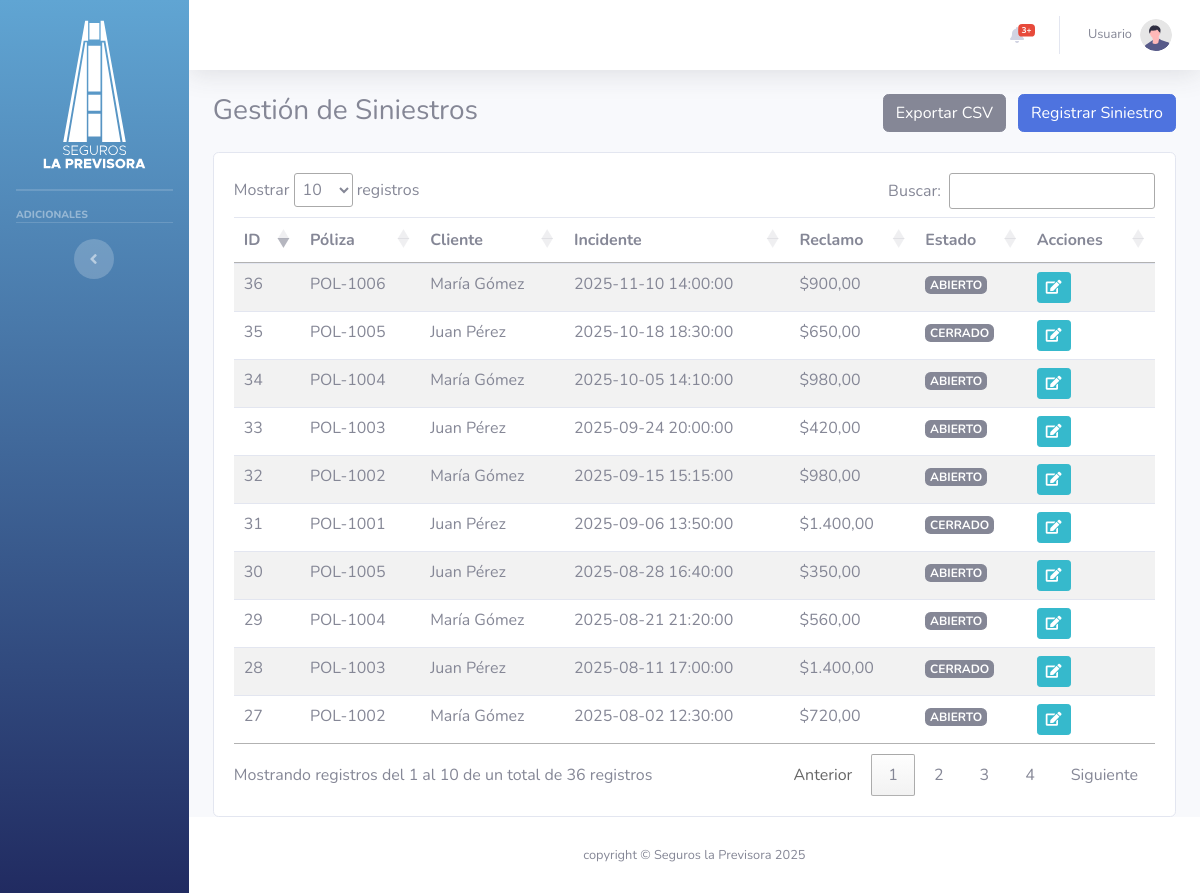
The page /vista/siniestrosAgente.php on the database its author committed.
### tables this page shows
CREATE TABLE `siniestro` (
  `id_siniestro` int(10) UNSIGNED NOT NULL,
  `numero_siniestro` varchar(50) NOT NULL,
  `fecha_reporte` timestamp NOT NULL DEFAULT current_timestamp(),
  `descripcion` text NOT NULL,
  `monto_estimado` decimal(10,2) DEFAULT NULL,
  `estado` varchar(50) NOT NULL,
  `id_poliza` int(10) UNSIGNED NOT NULL,
  `cedula_agente_gestion` varchar(20) DEFAULT NULL
);

CREATE TABLE `poliza` (
  `id_poliza` int(10) UNSIGNED NOT NULL,
  `numero_poliza` varchar(50) NOT NULL,
  `estado` varchar(50) NOT NULL,
  `id_cliente` int(10) UNSIGNED NOT NULL,
  `cedula_agente` varchar(20) NOT NULL,
  `id_tipo_poliza` int(10) UNSIGNED NOT NULL
);

### modelo/modeloSiniestro.php (called while the page is built, shortened)
<?php
require_once dirname(__DIR__) . '/config/conexion.php';
class ModeloSiniestro {
    private $db;
    public function __construct() {
        try {
            $base_datos = new Base_Datos();
            $this->db = $base_datos->Conexion_Base_Datos();
        } catch (\Exception $e) {
            error_log("Error al inicializar la conexión en ModeloSiniestro: " . $e->getMessage());
            $this->db = null;
        }
    }
    public function obtenerSiniestrosDeAgente(string $cedula_agente) {
        $sql = "SELECT
                    s.id_siniestro AS id,
                    p.numero_poliza AS poliza,
                    CONCAT(u_cliente.nombre, ' ', u_cliente.apellido) AS cliente,
                    s.fecha_reporte AS fecha_incidente,  -- Mapeado
                    s.monto_estimado AS monto_reclamo, -- Mapeado
                    s.estado AS estado                 -- Mapeado
                FROM siniestro s
                JOIN poliza p ON s.id_poliza = p.id_poliza
                JOIN cliente c ON p.id_cliente = c.id_cliente
                JOIN usuario u_cliente ON c.cedula_asegurado = u_cliente.cedula
                WHERE p.cedula_agente = :cedula_agente
                ORDER BY s.fecha_reporte DESC";
        try {
            $stmt = $this->db->prepare($sql);
            $stmt->bindParam(':cedula_agente', $cedula_agente);
            $stmt->execute();
            return $stmt->fetchAll(PDO::FETCH_ASSOC);
        } catch (\PDOException $e) {
            error_log("Error de DB al obtener siniestros del agente: " . $e->getMessage());
            return false;
        }
    }
}
?>

### config/conexion.php (called while the page is built, shortened)
<?php
  class Base_Datos{
    private $Nombre_Servidor = "localhost";
    private $Nombre_Base_Datos = "seguros_la_previsora";
    private $Nombre_Usuario = "root";
    private $Pass = "";
    public function Conexion_Base_Datos(){
       $this->Conexion = null;
       try{
             $this-> Conexion = new PDO("mysql:host={$this->Nombre_Servidor};dbname={$this->Nombre_Base_Datos}",
             $this->Nombre_Usuario,
             $this->Pass
        );
        $this->Conexion->setAttribute(PDO::ATTR_ERRMODE, PDO::ERRMODE_EXCEPTION);
       }catch(PDOException $e){
         die ("Error de Conexion:" . $e->getMessage());
       }
       return $this->Conexion;
    }
    }
?>

### vista/siniestrosAgente.php (the view, shortened to what this page needs)
<?php
require_once dirname(__DIR__) . '/modelo/modeloSiniestro.php';
require_once __DIR__ . '/parte_superior.php';
$modeloSiniestro = new ModeloSiniestro();
$cedula_agente = $_SESSION['agente_cedula'] ?? 'V12345678';
$siniestros = $modeloSiniestro->obtenerSiniestrosDeAgente($cedula_agente) ?: [];
?>
<div class="container-fluid">
    <div class="d-flex justify-content-between mb-3">
        <h3>Gestión de Siniestros</h3>
        <div>
            <button class="btn btn-secondary mr-2" id="exportCsvSiniestros">Exportar CSV</button>
            <button class="btn btn-primary" data-toggle="modal" data-target="#crearSiniestroModal">Registrar Siniestro</button>
        </div>
    </div>
    <div class="card">
    <div class="card-body">
        <table id="siniestrosTable" class="table table-striped w-100">
            <thead>
                <tr>
                    <th>ID</th>
                    <th>Póliza</th>
                    <th>Cliente</th>
                    <th>Incidente</th>
                    <th>Reclamo</th>
                    <th>Estado</th>
                    <th>Acciones</th>
                </tr>
            </thead>
            <tbody>
                <?php if (!empty($siniestros)): ?>
                    <?php foreach ($siniestros as $siniestro):
                        $badge_class = match ($siniestro['estado']) {
                            'APROBADO' => 'badge-success',
                            'RECHAZADO' => 'badge-danger',
                            'PENDIENTE' => 'badge-warning',
                            default => 'badge-secondary',
                        };
                        $estado_html = '<span class="badge ' . $badge_class . '">' . htmlspecialchars($siniestro['estado']) . '</span>';
                        $reclamo_formato = '$' . number_format($siniestro['monto_reclamo'] ?? 0, 2, ',', '.');
                    ?>
                        <tr>
                            <td><?php echo htmlspecialchars($siniestro['id']); ?></td>
                            <td><?php echo htmlspecialchars($siniestro['poliza']); ?></td>
                            <td><?php echo htmlspecialchars($siniestro['cliente']); ?></td>
                            <td><?php echo htmlspecialchars($siniestro['fecha_incidente']); ?></td>
                            <td><?php echo $reclamo_formato; ?></td>
                            <td><?php echo $estado_html; ?></td>
                            <td>
                                <button class="btn btn-sm btn-info btn-edit-siniestro"
                                        data-id="<?= htmlspecialchars($siniestro['id']) ?>"
                                        data-toggle="modal"
                                        data-target="#edicionSiniestroModal" title="Editar Siniestro">
                                    <i class="fas fa-edit"></i>
                                </button>
                            </td>
                        </tr>
                    <?php endforeach; ?>
                <?php endif; ?>
            </tbody>
        </table>
    </div>
</div>
<?php
$extra_scripts = <<<EOT
<link rel="stylesheet" href="https://cdn.datatables.net/1.13.6/css/jquery.dataTables.min.css">
EOT;
require_once __DIR__ . '/parte_inferior.php';
?>

### vista/parte_superior.php (shortened to what this page needs)
<!DOCTYPE html>
<html lang="en">
<head>
    <link href="vendor/fontawesome-free/css/all.min.css" rel="stylesheet" type="text/css">
    <link href="css/sb-admin-2.min.css" rel="stylesheet">
    <link href="vendor/datatables/dataTables.bootstrap4.min.css" rel="stylesheet">
</head>
<body id="page-top">
	<div id="wrapper">
		<ul class="navbar-nav bg-gradient-primary sidebar sidebar-dark accordion" id="accordionSidebar">
			<li class="nav-item active align-items-center justify-content-center">
                    <div class="sidebar-brand-icon">
                        <img src="img/iconos-17.svg" alt="logo" class="sidebar-logo">
                    </div>
            </li>
			<hr class="sidebar-divider my-0">
			<hr class="sidebar-divider">
			<div class="sidebar-heading">
				Adicionales
			</div>
			<hr class="sidebar-divider d-none d-md-block">
			<div class="text-center d-none d-md-inline">
				<button class="rounded-circle border-0" id="sidebarToggle"></button>
			</div>
		</ul>
		<div id="content-wrapper" class="d-flex flex-column">
			<div id="content">
				<nav class="navbar navbar-expand navbar-light bg-white topbar mb-4 static-top shadow">
					<ul class="navbar-nav ml-auto">
						<li class="nav-item dropdown no-arrow mx-1">
							<a class="nav-link dropdown-toggle" href="#" id="alertsDropdown" role="button"
								data-toggle="dropdown" aria-haspopup="true" aria-expanded="false">
								<i class="fas fa-bell fa-fw"></i>
								<span class="badge badge-danger badge-counter">3+</span>
							</a>
						</li>
						<li class="nav-item dropdown no-arrow">
							<a class="nav-link dropdown-toggle" href="#" id="userDropdown" role="button"
								data-toggle="dropdown" aria-haspopup="true" aria-expanded="false">
								<span class="mr-2 d-none d-lg-inline text-gray-600 small"><?php echo isset($_SESSION['datos_usuario']) ? $_SESSION['datos_usuario']->getNombreCompleto() : 'Usuario'; ?></span>
								<img class="img-profile rounded-circle"
									src="img/undraw_profile.svg">
							</a>
						</li>
					</ul>
				</nav>

### vista/parte_inferior.php (shortened to what this page needs)
</div>
            <footer class="sticky-footer bg-white">
                <div class="container my-auto">
                    <div class="copyright text-center my-auto">
                        <span>copyright &copy; Seguros la Previsora 2025</span>
                    </div>
                </div>
            </footer>
        </div>
    </div>
    <?php
    if (isset($extra_scripts) && is_string($extra_scripts)) {
        echo $extra_scripts;
    }
    ?>
</body>
</html>

### vista/parte_superior.php (style rules this page uses)
#accordionSidebar { background-color: #1d4855ff !important; background-image: none !important; background: linear-gradient(180deg, #60a5d3ff 0%, #212b61ff 100%) !important; }
.sticky-footer { position: relative !important; width: 100% !important; z-index: 2; clear: both; }
#content-wrapper { min-height: 80vh; }

### rows shown on the page
siniestro: id_siniestro "36", id_poliza.numero_poliza "POL-1006", cliente "María Gómez", fecha_reporte "2025-11-10 14:00:00", monto_estimado "$900,00", estado "ABIERTO"
siniestro: id_siniestro "35", id_poliza.numero_poliza "POL-1005", cliente "Juan Pérez", fecha_reporte "2025-10-18 18:30:00", monto_estimado "$650,00", estado "CERRADO"
siniestro: id_siniestro "34", id_poliza.numero_poliza "POL-1004", cliente "María Gómez", fecha_reporte "2025-10-05 14:10:00", monto_estimado "$980,00", estado "ABIERTO"
siniestro: id_siniestro "33", id_poliza.numero_poliza "POL-1003", cliente "Juan Pérez", fecha_reporte "2025-09-24 20:00:00", monto_estimado "$420,00", estado "ABIERTO"
siniestro: id_siniestro "32", id_poliza.numero_poliza "POL-1002", cliente "María Gómez", fecha_reporte "2025-09-15 15:15:00", monto_estimado "$980,00", estado "ABIERTO"
siniestro: id_siniestro "31", id_poliza.numero_poliza "POL-1001", cliente "Juan Pérez", fecha_reporte "2025-09-06 13:50:00", monto_estimado "$1.400,00", estado "CERRADO"
siniestro: id_siniestro "30", id_poliza.numero_poliza "POL-1005", cliente "Juan Pérez", fecha_reporte "2025-08-28 16:40:00", monto_estimado "$350,00", estado "ABIERTO"
siniestro: id_siniestro "29", id_poliza.numero_poliza "POL-1004", cliente "María Gómez", fecha_reporte "2025-08-21 21:20:00", monto_estimado "$560,00", estado "ABIERTO"
siniestro: id_siniestro "28", id_poliza.numero_poliza "POL-1003", cliente "Juan Pérez", fecha_reporte "2025-08-11 17:00:00", monto_estimado "$1.400,00", estado "CERRADO"
siniestro: id_siniestro "27", id_poliza.numero_poliza "POL-1002", cliente "María Gómez", fecha_reporte "2025-08-02 12:30:00", monto_estimado "$720,00", estado "ABIERTO"
